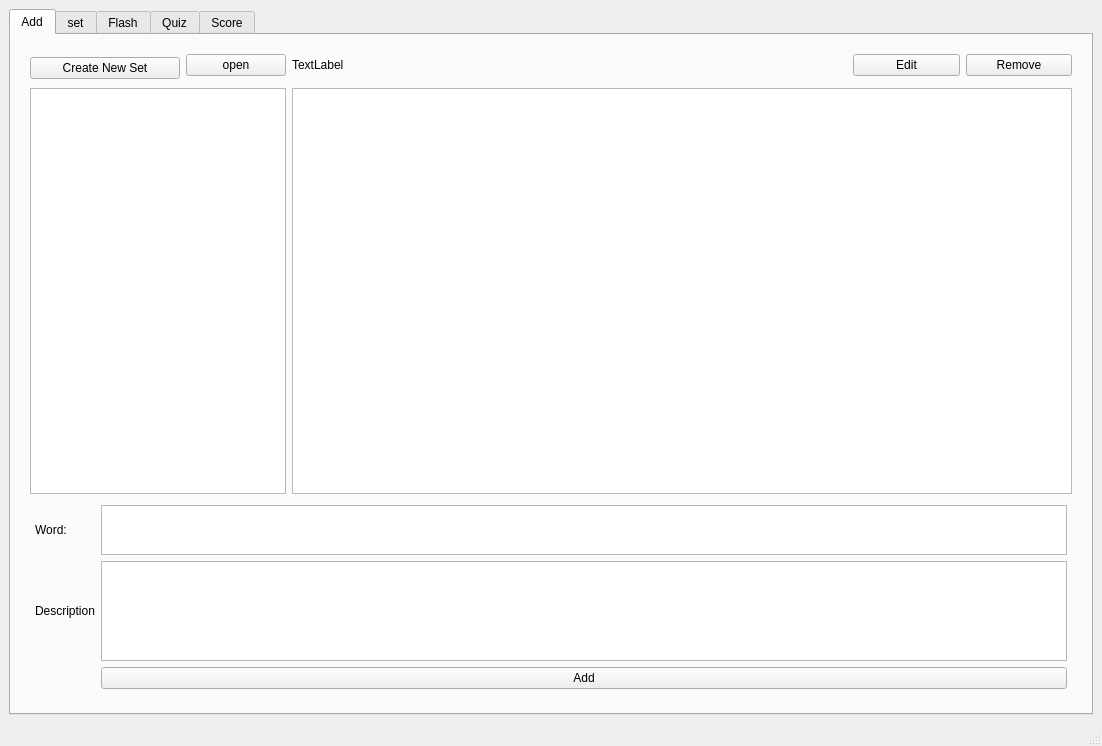
<?xml version="1.0" encoding="UTF-8"?>
<ui version="4.0">
 <class>MainWindow</class>
 <widget class="QMainWindow" name="MainWindow">
  <property name="geometry">
   <rect>
    <x>0</x>
    <y>0</y>
    <width>1102</width>
    <height>746</height>
   </rect>
  </property>
  <property name="minimumSize">
   <size>
    <width>500</width>
    <height>600</height>
   </size>
  </property>
  <property name="windowTitle">
   <string>MainWindow</string>
  </property>
  <widget class="QWidget" name="centralwidget">
   <layout class="QVBoxLayout" name="verticalLayout_2">
    <item>
     <widget class="QTabWidget" name="tabWidget">
      <property name="currentIndex">
       <number>0</number>
      </property>
      <widget class="QWidget" name="tab_addcards">
       <attribute name="title">
        <string>Add</string>
       </attribute>
       <layout class="QGridLayout" name="gridLayout_4">
        <item row="1" column="0">
         <layout class="QGridLayout" name="gridLayout_3">
          <property name="leftMargin">
           <number>10</number>
          </property>
          <property name="topMargin">
           <number>10</number>
          </property>
          <property name="rightMargin">
           <number>10</number>
          </property>
          <property name="bottomMargin">
           <number>10</number>
          </property>
          <item row="3" column="2" colspan="7">
           <widget class="QTableView" name="tableView_words_overview">
            <property name="minimumSize">
             <size>
              <width>600</width>
              <height>200</height>
             </size>
            </property>
           </widget>
          </item>
          <item row="4" column="0" colspan="9">
           <layout class="QGridLayout" name="gridLayout_2">
            <property name="leftMargin">
             <number>5</number>
            </property>
            <property name="topMargin">
             <number>5</number>
            </property>
            <property name="rightMargin">
             <number>5</number>
            </property>
            <property name="bottomMargin">
             <number>5</number>
            </property>
            <item row="0" column="1">
             <widget class="QTextEdit" name="textEdit_word">
              <property name="maximumSize">
               <size>
                <width>16777215</width>
                <height>50</height>
               </size>
              </property>
             </widget>
            </item>
            <item row="1" column="0">
             <widget class="QLabel" name="label_2">
              <property name="text">
               <string>Description</string>
              </property>
             </widget>
            </item>
            <item row="2" column="1">
             <widget class="QPushButton" name="pushButton_add">
              <property name="text">
               <string>Add</string>
              </property>
             </widget>
            </item>
            <item row="1" column="1">
             <widget class="QTextEdit" name="textEdit_desc">
              <property name="maximumSize">
               <size>
                <width>16777215</width>
                <height>100</height>
               </size>
              </property>
             </widget>
            </item>
            <item row="0" column="0">
             <widget class="QLabel" name="label">
              <property name="text">
               <string>Word:</string>
              </property>
             </widget>
            </item>
           </layout>
          </item>
          <item row="1" column="1">
           <widget class="QPushButton" name="pushButton_selectPath">
            <property name="maximumSize">
             <size>
              <width>100</width>
              <height>16777215</height>
             </size>
            </property>
            <property name="text">
             <string>open</string>
            </property>
           </widget>
          </item>
          <item row="3" column="0" colspan="2">
           <widget class="QTableView" name="tableView_studyset">
            <property name="maximumSize">
             <size>
              <width>16777215</width>
              <height>16777215</height>
             </size>
            </property>
           </widget>
          </item>
          <item row="1" column="8">
           <widget class="QPushButton" name="pushButton_removeWord">
            <property name="text">
             <string>Remove</string>
            </property>
           </widget>
          </item>
          <item row="1" column="0" rowspan="2">
           <widget class="QPushButton" name="pushButton_createNewSet">
            <property name="maximumSize">
             <size>
              <width>150</width>
              <height>16777215</height>
             </size>
            </property>
            <property name="text">
             <string>Create New Set</string>
            </property>
           </widget>
          </item>
          <item row="1" column="7">
           <widget class="QPushButton" name="pushButton_editWord">
            <property name="text">
             <string>Edit</string>
            </property>
           </widget>
          </item>
          <item row="1" column="2" colspan="3">
           <widget class="QLabel" name="label_path">
            <property name="text">
             <string>TextLabel</string>
            </property>
           </widget>
          </item>
         </layout>
        </item>
       </layout>
      </widget>
      <widget class="QWidget" name="tab_sortcards">
       <attribute name="title">
        <string>set</string>
       </attribute>
       <layout class="QHBoxLayout" name="horizontalLayout">
        <item>
         <widget class="QTableView" name="tableView_sortwords_all"/>
        </item>
        <item>
         <layout class="QVBoxLayout" name="verticalLayout">
          <property name="leftMargin">
           <number>10</number>
          </property>
          <property name="topMargin">
           <number>10</number>
          </property>
          <property name="rightMargin">
           <number>10</number>
          </property>
          <property name="bottomMargin">
           <number>10</number>
          </property>
          <item>
           <widget class="QPushButton" name="pushButton_setall_set">
            <property name="text">
             <string>&gt;&gt;</string>
            </property>
           </widget>
          </item>
          <item>
           <widget class="QPushButton" name="pushButton_set_set">
            <property name="text">
             <string>-&gt;</string>
            </property>
           </widget>
          </item>
          <item>
           <widget class="QPushButton" name="pushButton_remove_set">
            <property name="text">
             <string>&lt;-</string>
            </property>
           </widget>
          </item>
         </layout>
        </item>
        <item>
         <widget class="QTableView" name="tableView_sortedwords"/>
        </item>
       </layout>
      </widget>
      <widget class="QWidget" name="tab_flashcards">
       <attribute name="title">
        <string>Flash</string>
       </attribute>
       <layout class="QGridLayout" name="gridLayout_5">
        <item row="1" column="0">
         <layout class="QGridLayout" name="gridLayout_6">
          <property name="leftMargin">
           <number>10</number>
          </property>
          <property name="topMargin">
           <number>10</number>
          </property>
          <property name="rightMargin">
           <number>10</number>
          </property>
          <property name="bottomMargin">
           <number>10</number>
          </property>
          <item row="7" column="1">
           <widget class="QPushButton" name="pushButton_uncheck">
            <property name="text">
             <string>Uncheck</string>
            </property>
           </widget>
          </item>
          <item row="2" column="0" colspan="3">
           <widget class="QLabel" name="label_answer_flash">
            <property name="font">
             <font>
              <family>Arial [Mono]</family>
              <pointsize>28</pointsize>
              <italic>false</italic>
             </font>
            </property>
            <property name="text">
             <string>-</string>
            </property>
           </widget>
          </item>
          <item row="7" column="0">
           <widget class="QLabel" name="label_other">
            <property name="text">
             <string>TextLabel</string>
            </property>
           </widget>
          </item>
          <item row="1" column="0" colspan="3">
           <widget class="QLabel" name="label_test_flash">
            <property name="font">
             <font>
              <family>Arial [Mono]</family>
              <pointsize>28</pointsize>
              <italic>false</italic>
             </font>
            </property>
            <property name="text">
             <string>-</string>
            </property>
           </widget>
          </item>
          <item row="6" column="0">
           <widget class="QLabel" name="label_index_flash">
            <property name="sizePolicy">
             <sizepolicy hsizetype="Preferred" vsizetype="Preferred">
              <horstretch>0</horstretch>
              <verstretch>0</verstretch>
             </sizepolicy>
            </property>
            <property name="minimumSize">
             <size>
              <width>0</width>
              <height>0</height>
             </size>
            </property>
            <property name="maximumSize">
             <size>
              <width>100</width>
              <height>16777215</height>
             </size>
            </property>
            <property name="text">
             <string>TextLabel</string>
            </property>
           </widget>
          </item>
          <item row="0" column="0" colspan="3">
           <widget class="QComboBox" name="comboBox_modeFlash">
            <item>
             <property name="text">
              <string>Word -&gt; Meaning</string>
             </property>
            </item>
            <item>
             <property name="text">
              <string>Meaning -&gt; Word</string>
             </property>
            </item>
           </widget>
          </item>
          <item row="7" column="2">
           <widget class="QPushButton" name="pushButton_check">
            <property name="text">
             <string>Check</string>
            </property>
           </widget>
          </item>
          <item row="6" column="2">
           <widget class="QPushButton" name="pushButton_next_flash">
            <property name="text">
             <string>Next</string>
            </property>
           </widget>
          </item>
          <item row="8" column="1" colspan="2">
           <widget class="QPushButton" name="pushButton_restart_flash">
            <property name="text">
             <string>Restart</string>
            </property>
           </widget>
          </item>
          <item row="6" column="1">
           <widget class="QPushButton" name="pushButton_mark">
            <property name="text">
             <string>mark</string>
            </property>
           </widget>
          </item>
         </layout>
        </item>
       </layout>
      </widget>
      <widget class="QWidget" name="tab_quizcards">
       <attribute name="title">
        <string>Quiz</string>
       </attribute>
       <layout class="QGridLayout" name="gridLayout_7">
        <item row="3" column="1">
         <widget class="QPushButton" name="pushButton_submitQuiz">
          <property name="text">
           <string>Next</string>
          </property>
         </widget>
        </item>
        <item row="3" column="0">
         <widget class="QComboBox" name="comboBox_modeQuiz">
          <item>
           <property name="text">
            <string>Word-&gt;Meaning</string>
           </property>
          </item>
          <item>
           <property name="text">
            <string>Meaning-&gt;Word</string>
           </property>
          </item>
         </widget>
        </item>
        <item row="2" column="0" colspan="2">
         <layout class="QGridLayout" name="gridLayout">
          <item row="1" column="3">
           <widget class="QLabel" name="label_B">
            <property name="minimumSize">
             <size>
              <width>400</width>
              <height>0</height>
             </size>
            </property>
            <property name="text">
             <string>TextLabel</string>
            </property>
           </widget>
          </item>
          <item row="1" column="2">
           <widget class="QRadioButton" name="radioButton_choiceB">
            <property name="minimumSize">
             <size>
              <width>0</width>
              <height>100</height>
             </size>
            </property>
            <property name="maximumSize">
             <size>
              <width>50</width>
              <height>16777215</height>
             </size>
            </property>
            <property name="font">
             <font>
              <family>Arial [Mono]</family>
              <pointsize>18</pointsize>
             </font>
            </property>
            <property name="text">
             <string>B:</string>
            </property>
           </widget>
          </item>
          <item row="0" column="2" colspan="2">
           <widget class="QLabel" name="label_score_quiz">
            <property name="text">
             <string>TextLabel</string>
            </property>
           </widget>
          </item>
          <item row="2" column="0">
           <widget class="QRadioButton" name="radioButton_choiceC">
            <property name="minimumSize">
             <size>
              <width>0</width>
              <height>100</height>
             </size>
            </property>
            <property name="maximumSize">
             <size>
              <width>50</width>
              <height>16777215</height>
             </size>
            </property>
            <property name="font">
             <font>
              <family>Arial [Mono]</family>
              <pointsize>18</pointsize>
             </font>
            </property>
            <property name="text">
             <string>C:</string>
            </property>
           </widget>
          </item>
          <item row="2" column="1">
           <widget class="QLabel" name="label_C">
            <property name="minimumSize">
             <size>
              <width>400</width>
              <height>0</height>
             </size>
            </property>
            <property name="text">
             <string>TextLabel</string>
            </property>
           </widget>
          </item>
          <item row="2" column="3">
           <widget class="QLabel" name="label_D">
            <property name="minimumSize">
             <size>
              <width>400</width>
              <height>0</height>
             </size>
            </property>
            <property name="text">
             <string>TextLabel</string>
            </property>
           </widget>
          </item>
          <item row="2" column="2">
           <widget class="QRadioButton" name="radioButton_choiceD">
            <property name="minimumSize">
             <size>
              <width>0</width>
              <height>100</height>
             </size>
            </property>
            <property name="maximumSize">
             <size>
              <width>50</width>
              <height>16777215</height>
             </size>
            </property>
            <property name="font">
             <font>
              <family>Arial [Mono]</family>
              <pointsize>18</pointsize>
             </font>
            </property>
            <property name="text">
             <string>D:</string>
            </property>
           </widget>
          </item>
          <item row="0" column="0" colspan="2">
           <widget class="QLabel" name="label_index_quiz">
            <property name="text">
             <string>TextLabel</string>
            </property>
           </widget>
          </item>
          <item row="1" column="0">
           <widget class="QRadioButton" name="radioButton_choiceA">
            <property name="minimumSize">
             <size>
              <width>0</width>
              <height>100</height>
             </size>
            </property>
            <property name="maximumSize">
             <size>
              <width>50</width>
              <height>16777215</height>
             </size>
            </property>
            <property name="font">
             <font>
              <family>Arial [Mono]</family>
              <pointsize>18</pointsize>
             </font>
            </property>
            <property name="text">
             <string>A: </string>
            </property>
           </widget>
          </item>
          <item row="1" column="1">
           <widget class="QLabel" name="label_A">
            <property name="minimumSize">
             <size>
              <width>400</width>
              <height>0</height>
             </size>
            </property>
            <property name="maximumSize">
             <size>
              <width>16777215</width>
              <height>200</height>
             </size>
            </property>
            <property name="text">
             <string>TextLabel</string>
            </property>
           </widget>
          </item>
         </layout>
        </item>
        <item row="1" column="0" colspan="2">
         <widget class="QLabel" name="label_test_quiz">
          <property name="minimumSize">
           <size>
            <width>0</width>
            <height>200</height>
           </size>
          </property>
          <property name="maximumSize">
           <size>
            <width>16777215</width>
            <height>200</height>
           </size>
          </property>
          <property name="font">
           <font>
            <pointsize>28</pointsize>
           </font>
          </property>
          <property name="text">
           <string>---</string>
          </property>
         </widget>
        </item>
       </layout>
      </widget>
      <widget class="QWidget" name="tab">
       <attribute name="title">
        <string>Score</string>
       </attribute>
       <layout class="QGridLayout" name="gridLayout_8">
        <item row="1" column="1">
         <widget class="QWidget" name="widget_lineplot" native="true"/>
        </item>
        <item row="1" column="0">
         <widget class="QWidget" name="widget_piPlot" native="true">
          <property name="minimumSize">
           <size>
            <width>0</width>
            <height>300</height>
           </size>
          </property>
         </widget>
        </item>
        <item row="0" column="0">
         <widget class="QComboBox" name="comboBox_studyset"/>
        </item>
        <item row="2" column="0" colspan="2">
         <widget class="QTableView" name="tableView_scoreOverview"/>
        </item>
       </layout>
      </widget>
     </widget>
    </item>
   </layout>
  </widget>
  <widget class="QMenuBar" name="menubar">
   <property name="geometry">
    <rect>
     <x>0</x>
     <y>0</y>
     <width>1102</width>
     <height>27</height>
    </rect>
   </property>
  </widget>
  <widget class="QStatusBar" name="statusbar"/>
 </widget>
 <resources/>
 <connections/>
</ui>
